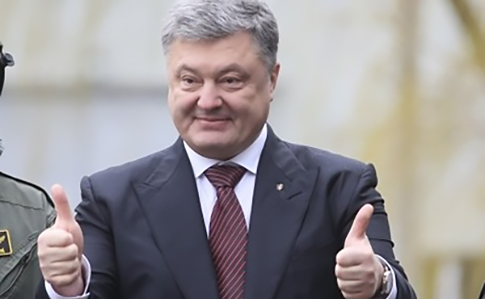
#> input picture FaceDetection/65d2c27-poroshenko-1.jpg, 485 x 299 px
$ python facedet_haar.py
#> lines starting #> are read from the running program, lines starting #| are printed output that depends on the picture; after the words box and inside, x2 and y2 are one past the last pixel; in counts of white or black regions, pixels touching at a corner belong together
import numpy as np
import cv2 as cv
face_cascade = cv.CascadeClassifier('/Users/dimasta/opencv/data/haarcascades/haarcascade_frontalface_default.xml')
eye_cascade = cv.CascadeClassifier('/Users/dimasta/opencv/data/haarcascades/haarcascade_eye.xml')
img = cv.imread('65d2c27-poroshenko-1.jpg')
#> img is the input picture: shape (299, 485, 3); mean B, G, R 149.5, 148, 152.9
gray = cv.cvtColor(img, cv.COLOR_BGR2GRAY)
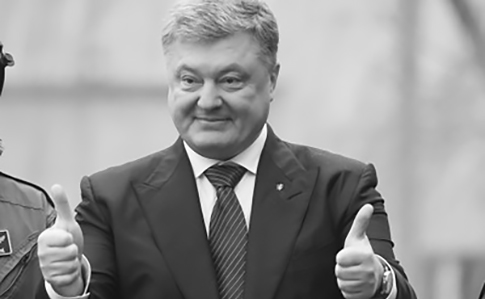
#> gray: shape (299, 485); min 0, max 255, mean 149.7
faces = face_cascade.detectMultiScale(gray,scaleFactor=1.3,minNeighbors=5)
#> faces = [[153, 35, 116, 116]]
for (x,y,w,h) in faces:
    cv.rectangle(img,(x,y),(x+w,y+h),(255,0,0),2)
    roi_gray = gray[y:y+h, x:x+w]
    roi_color = img[y:y+h, x:x+w]
    eyes = eye_cascade.detectMultiScale(roi_gray)
    for (ex,ey,ew,eh) in eyes:
        cv.rectangle(roi_color,(ex,ey),(ex+ew,ey+eh),(0,255,0),2)
#> this loop made 1 pass
#> (x, y, w, h, eyes) on pass 1: (153, 35, 116, 116, [[20, 30, 30, 30], [62, 33, 24, 24]])
#> pass 1, `roi_gray = gray[y:y+h, x:x+w]`:
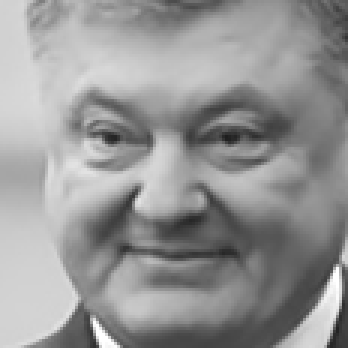
#> roi_gray: shape (116, 116) (shown 3 times larger); min 30, max 255, mean 149.6
#> pass 1, `roi_color = img[y:y+h, x:x+w]`:
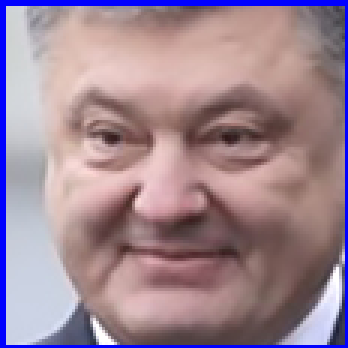
#> roi_color: shape (116, 116, 3) (shown 3 times larger); mean B, G, R 147.7, 134.7, 158.8
#> after the loop:
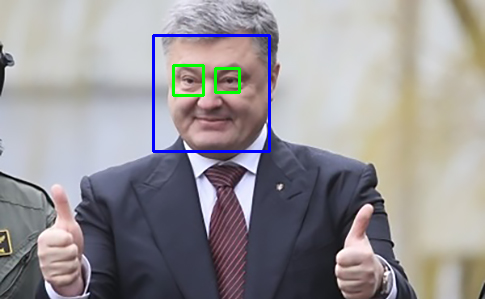
#> img: shape (299, 485, 3); 1.4% of pixels changed, all inside (x1, y1, x2, y2) = (152, 34, 271, 153)
#> after the loop:
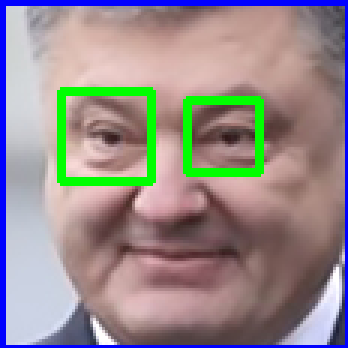
#> roi_color: shape (116, 116, 3) (shown 3 times larger); 4.76% of pixels changed, all inside (x1, y1, x2, y2) = (19, 29, 88, 62)
cv.imshow('img',img)
cv.waitKey(0)
cv.destroyAllWindows()
